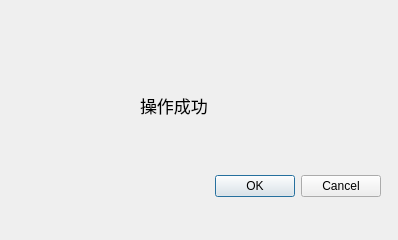
<?xml version="1.0" encoding="UTF-8"?>
<ui version="4.0">
 <class>succeed</class>
 <widget class="QDialog" name="succeed">
  <property name="geometry">
   <rect>
    <x>0</x>
    <y>0</y>
    <width>398</width>
    <height>240</height>
   </rect>
  </property>
  <property name="windowTitle">
   <string>Dialog</string>
  </property>
  <widget class="QDialogButtonBox" name="buttonBox">
   <property name="geometry">
    <rect>
     <x>40</x>
     <y>170</y>
     <width>341</width>
     <height>32</height>
    </rect>
   </property>
   <property name="orientation">
    <enum>Qt::Horizontal</enum>
   </property>
   <property name="standardButtons">
    <set>QDialogButtonBox::Cancel|QDialogButtonBox::Ok</set>
   </property>
  </widget>
  <widget class="QLabel" name="label_2">
   <property name="geometry">
    <rect>
     <x>140</x>
     <y>80</y>
     <width>91</width>
     <height>51</height>
    </rect>
   </property>
   <property name="font">
    <font>
     <pointsize>13</pointsize>
    </font>
   </property>
   <property name="text">
    <string>操作成功</string>
   </property>
  </widget>
 </widget>
 <resources/>
 <connections>
  <connection>
   <sender>buttonBox</sender>
   <signal>accepted()</signal>
   <receiver>succeed</receiver>
   <slot>accept()</slot>
   <hints>
    <hint type="sourcelabel">
     <x>248</x>
     <y>254</y>
    </hint>
    <hint type="destinationlabel">
     <x>157</x>
     <y>274</y>
    </hint>
   </hints>
  </connection>
  <connection>
   <sender>buttonBox</sender>
   <signal>rejected()</signal>
   <receiver>succeed</receiver>
   <slot>reject()</slot>
   <hints>
    <hint type="sourcelabel">
     <x>316</x>
     <y>260</y>
    </hint>
    <hint type="destinationlabel">
     <x>286</x>
     <y>274</y>
    </hint>
   </hints>
  </connection>
 </connections>
</ui>
